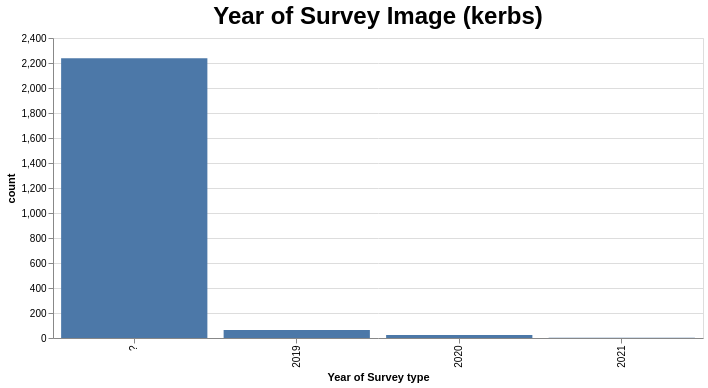

Here is the Vega-Lite specification saved for this chart:
### Vega-Lite specification from a JSON file in a GitHub repository (floating-point values rounded to 4 significant figures)
{"config": {"view": {"continuousWidth": 300, "continuousHeight": 300}, "title": {"fontSize": 24}}, "data": {"values": [{"Year of Survey type": "?", "count": 2239, "percent": "96.05%"}, {"Year of Survey type": "2019", "count": 64, "percent": "2.75%"}, {"Year of Survey type": "2020", "count": 25, "percent": "1.07%"}, {"Year of Survey type": "2021", "count": 3, "percent": "0.13%"}]}, "mark": {"type": "bar"}, "encoding": {"tooltip": [{"field": "percent", "type": "nominal"}], "x": {"field": "Year of Survey type", "sort": "-y", "type": "nominal"}, "y": {"field": "count", "type": "quantitative"}}, "height": 300, "params": [{"name": "param_15", "select": {"type": "interval", "encodings": ["x", "y"]}, "bind": "scales"}], "title": "Year of Survey Image (kerbs)", "width": 650, "$schema": "https://vega.github.io/schema/vega-lite/v5.json", "datasets": {"data-5730b0352309f115c8124787c6246e4a": [{"Year of Survey type": "?", "count": 2239, "percent": "96.05%"}, {"Year of Survey type": "2019", "count": 64, "percent": "2.75%"}, {"Year of Survey type": "2020", "count": 25, "percent": "1.07%"}, {"Year of Survey type": "2021", "count": 3, "percent": "0.13%"}]}}
